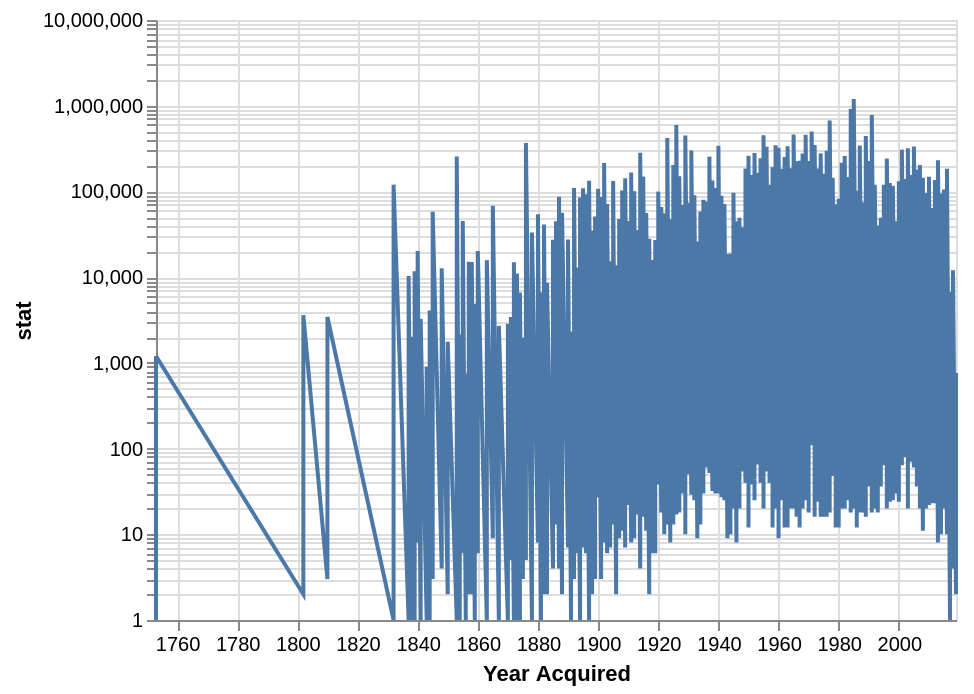

The specification (Vega-Lite) saved for this image:
### Vega-Lite specification from a JSON file in a GitHub repository (floating-point values rounded to 4 significant figures; data arrays with more than 128 entries replaced by an {"elided": "..."} marker saying what was removed)
{"config": {"view": {"continuousWidth": 400, "continuousHeight": 300}}, "data": {"name": "data-faae6ec66809e6d70c2c7bb4da4c8969"}, "mark": "line", "encoding": {"color": {}, "opacity": {"value": 1.0}, "x": {"field": "Year Acquired", "type": "temporal"}, "y": {"field": "stat", "scale": {"type": "log"}, "type": "quantitative"}}, "$schema": "https://vega.github.io/schema/vega-lite/v5.json", "datasets": {"data-faae6ec66809e6d70c2c7bb4da4c8969": {"elided": "1368 records"}}}
